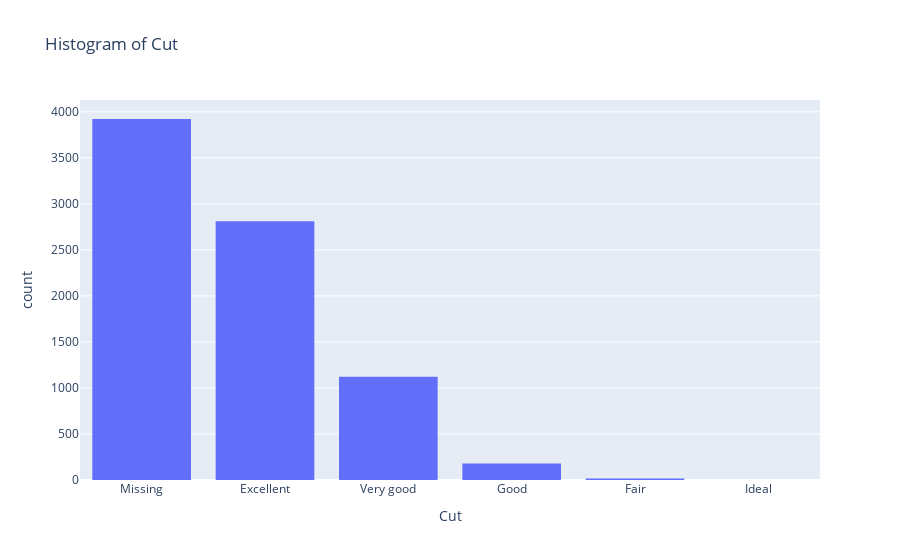

Source (notebook cell):
### Code cell
# Create a histogram for the 'Cut' column
fig = px.histogram(df_training, x='Cut', nbins=30, title='Histogram of Cut')
fig.show()

### Figure 1 — Plotly figure (JSON) as saved in the notebook; plotly's stock layout.template omitted (floating-point values rounded to 4 significant figures; data arrays with more than 128 entries replaced by an {"elided": "..."} marker saying what was removed)
{"data": [{"bingroup": "x", "hovertemplate": "Cut=%{x}<br>count=%{y}<extra></extra>", "legendgroup": "", "marker": {"color": "#636efa", "pattern": {"shape": ""}}, "name": "", "nbinsx": 30, "orientation": "v", "showlegend": false, "type": "histogram", "x": {"elided": "8050 str values"}, "xaxis": "x", "yaxis": "y"}], "layout": {"barmode": "relative", "legend": {"tracegroupgap": 0}, "title": {"text": "Histogram of Cut"}, "xaxis": {"anchor": "y", "domain": [0, 1], "title": {"text": "Cut"}}, "yaxis": {"anchor": "x", "domain": [0, 1], "title": {"text": "count"}}}}
